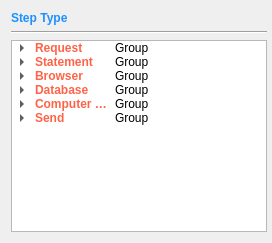
     <widget class="QWidget" name="layoutWidget">
      <layout class="QVBoxLayout" name="verticalLayout">
       <property name="rightMargin">
        <number>5</number>
       </property>
       <item>
        <widget class="QLabel" name="label_15">
         <property name="text">
          <string>&lt;h4&gt;&lt;font color='DodgerBlue'&gt; Step Type &lt;/font&gt;&lt;/h4&gt;</string>
         </property>
        </widget>
       </item>
       <item>
        <widget class="Line" name="line">
         <property name="orientation">
          <enum>Qt::Horizontal</enum>
         </property>
        </widget>
       </item>
       <item>
        <widget class="QTreeWidget" name="tw_stepType">
         <attribute name="headerVisible">
          <bool>false</bool>
         </attribute>
         <column>
          <property name="text">
           <string>display</string>
          </property>
         </column>
         <column>
          <property name="text">
           <string>value</string>
          </property>
         </column>
         <item>
          <property name="text">
           <string>Request</string>
          </property>
          <property name="font">
           <font>
            <weight>75</weight>
            <bold>true</bold>
           </font>
          </property>
          <property name="background">
           <brush brushstyle="NoBrush">
            <color alpha="255">
             <red>0</red>
             <green>0</green>
             <blue>0</blue>
            </color>
           </brush>
          </property>
          <property name="foreground">
           <brush brushstyle="SolidPattern">
            <color alpha="255">
             <red>255</red>
             <green>99</green>
             <blue>71</blue>
            </color>
           </brush>
          </property>
          <property name="icon">
           <iconset resource="icon/res.qrc">
            <normaloff>:/step/xhr.png</normaloff>:/step/xhr.png</iconset>
          </property>
          <property name="text">
           <string>Group</string>
          </property>
          <item>
           <property name="text">
            <string>XHR</string>
           </property>
           <property name="text">
            <string>XHR</string>
           </property>
          </item>
         </item>
         <item>
          <property name="text">
           <string>Statement</string>
          </property>
          <property name="font">
           <font>
            <weight>75</weight>
            <bold>true</bold>
           </font>
          </property>
          <property name="foreground">
           <brush brushstyle="SolidPattern">
            <color alpha="255">
             <red>255</red>
             <green>99</green>
             <blue>71</blue>
            </color>
           </brush>
          </property>
          <property name="icon">
           <iconset resource="icon/res.qrc">
            <normaloff>:/step/sleep.png</normaloff>:/step/sleep.png</iconset>
          </property>
          <property name="text">
           <string>Group</string>
          </property>
          <item>
           <property name="text">
            <string>IF</string>
           </property>
           <property name="text">
            <string>IF</string>
           </property>
          </item>
          <item>
           <property name="text">
            <string>Loop</string>
           </property>
           <property name="foreground">
            <brush brushstyle="NoBrush">
             <color alpha="255">
              <red>190</red>
              <green>190</green>
              <blue>190</blue>
             </color>
            </brush>
           </property>
           <property name="text">
            <string>Loop</string>
           </property>
          </item>
          <item>
           <property name="text">
            <string>Sleep</string>
           </property>
           <property name="text">
            <string>Sleep</string>
           </property>
          </item>
         </item>
         <item>
          <property name="text">
           <string>Browser</string>
          </property>
          <property name="font">
           <font>
            <weight>75</weight>
            <bold>true</bold>
           </font>
          </property>
          <property name="foreground">
           <brush brushstyle="SolidPattern">
            <color alpha="255">
             <red>255</red>
             <green>99</green>
             <blue>71</blue>
            </color>
           </brush>
          </property>
          <property name="icon">
           <iconset resource="icon/res.qrc">
            <normaloff>:/step/browser.png</normaloff>:/step/browser.png</iconset>
          </property>
          <property name="text">
           <string>Group</string>
          </property>
          <property name="foreground">
           <brush brushstyle="NoBrush">
            <color alpha="255">
             <red>0</red>
             <green>0</green>
             <blue>0</blue>
            </color>
           </brush>
          </property>
          <item>
           <property name="text">
            <string>Open Browser</string>
           </property>
           <property name="text">
            <string>Open Browser</string>
           </property>
          </item>
          <item>
           <property name="text">
            <string>Refresh Browser</string>
           </property>
           <property name="text">
            <string>Refresh Browser</string>
           </property>
          </item>
          <item>
           <property name="text">
            <string>Attacth Browser</string>
           </property>
           <property name="foreground">
            <brush brushstyle="NoBrush">
             <color alpha="255">
              <red>190</red>
              <green>190</green>
              <blue>190</blue>
             </color>
            </brush>
           </property>
           <property name="text">
            <string>Attacth Browser</string>
           </property>
          </item>
          <item>
           <property name="text">
            <string>Cloase Tab</string>
           </property>
           <property name="foreground">
            <brush brushstyle="NoBrush">
             <color alpha="255">
              <red>190</red>
              <green>190</green>
              <blue>190</blue>
             </color>
            </brush>
           </property>
           <property name="text">
            <string>Cloase Tab</string>
           </property>
          </item>
          <item>
           <property name="text">
            <string>Browser Command</string>
           </property>
           <property name="font">
            <font>
             <weight>75</weight>
             <bold>true</bold>
            </font>
           </property>
           <property name="foreground">
            <brush brushstyle="SolidPattern">
             <color alpha="255">
              <red>255</red>
              <green>99</green>
              <blue>71</blue>
             </color>
            </brush>
           </property>
           <property name="icon">
            <iconset resource="icon/res.qrc">
             <normaloff>:/step/component.png</normaloff>:/step/component.png</iconset>
           </property>
           <property name="text">
            <string>Group</string>
           </property>
           <item>
            <property name="text">
             <string>Click</string>
            </property>
            <property name="text">
             <string>Click</string>
            </property>
           </item>
           <item>
            <property name="text">
             <string>Double Click</string>
            </property>
            <property name="text">
             <string>Double Click</string>
            </property>
           </item>
           <item>
            <property name="text">
             <string>Type</string>
            </property>
            <property name="text">
             <string>Type</string>
            </property>
           </item>
           <item>
            <property name="text">
             <string>Alert</string>
            </property>
            <property name="text">
             <string>Alert</string>
            </property>
           </item>
           <item>
            <property name="text">
             <string>Execute Script</string>
            </property>
            <property name="text">
             <string>Execute Script</string>
            </property>
           </item>
           <item>
            <property name="text">
             <string>Switch to Frame</string>
            </property>
            <property name="text">
             <string>Switch to Frame</string>
            </property>
           </item>
           <item>
            <property name="text">
             <string>Switch to Default</string>
            </property>
            <property name="text">
             <string>Switch to Default</string>
            </property>
           </item>
           <item>
            <property name="text">
             <string>Type Secure Text</string>
            </property>
            <property name="foreground">
             <brush brushstyle="NoBrush">
              <color alpha="255">
               <red>190</red>
               <green>190</green>
               <blue>190</blue>
              </color>
             </brush>
            </property>
            <property name="text">
             <string/>
            </property>
           </item>
           <item>
            <property name="text">
             <string>Get DataList</string>
            </property>
            <property name="foreground">
             <brush brushstyle="NoBrush">
              <color alpha="255">
               <red>190</red>
               <green>190</green>
               <blue>190</blue>
              </color>
             </brush>
            </property>
            <property name="text">
             <string/>
            </property>
           </item>
          </item>
          <item>
           <property name="text">
            <string>Browser Command (Swing)</string>
           </property>
           <property name="font">
            <font>
             <weight>75</weight>
             <bold>true</bold>
            </font>
           </property>
           <property name="foreground">
            <brush brushstyle="SolidPattern">
             <color alpha="255">
              <red>255</red>
              <green>99</green>
              <blue>71</blue>
             </color>
            </brush>
           </property>
           <property name="icon">
            <iconset resource="icon/res.qrc">
             <normaloff>:/step/component.png</normaloff>:/step/component.png</iconset>
           </property>
           <property name="text">
            <string>Group</string>
           </property>
           <item>
            <property name="text">
             <string>Grid Click (Swing)</string>
            </property>
            <property name="text">
             <string>Grid Click</string>
            </property>
           </item>
           <item>
            <property name="text">
             <string>Grid Double Click (Swing)</string>
            </property>
            <property name="text">
             <string>Grid Double Click</string>
            </property>
           </item>
           <item>
            <property name="text">
             <string>Grid Type (Swing)</string>
            </property>
            <property name="text">
             <string>Grid Type</string>
            </property>
           </item>
           <item>
            <property name="text">
             <string>Combo Click (Swing)</string>
            </property>
            <property name="text">
             <string>Combo Click</string>
            </property>
           </item>
          </item>
         </item>
         <item>
          <property name="text">
           <string>Database</string>
          </property>
          <property name="font">
           <font>
            <weight>75</weight>
            <bold>true</bold>
           </font>
          </property>
          <property name="foreground">
           <brush brushstyle="SolidPattern">
            <color alpha="255">
             <red>255</red>
             <green>99</green>
             <blue>71</blue>
            </color>
           </brush>
          </property>
          <property name="icon">
           <iconset resource="icon/res.qrc">
            <normaloff>:/step/validation.png</normaloff>:/step/validation.png</iconset>
          </property>
          <property name="text">
           <string>Group</string>
          </property>
          <item>
           <property name="text">
            <string>Validation</string>
           </property>
           <property name="text">
            <string>Validation</string>
           </property>
          </item>
         </item>
         <item>
          <property name="text">
           <string>Computer Vision</string>
          </property>
          <property name="font">
           <font>
            <weight>75</weight>
            <bold>true</bold>
           </font>
          </property>
          <property name="foreground">
           <brush brushstyle="SolidPattern">
            <color alpha="255">
             <red>255</red>
             <green>99</green>
             <blue>71</blue>
            </color>
           </brush>
          </property>
          <property name="icon">
           <iconset resource="icon/res.qrc">
            <normaloff>:/step/computer_vision.png</normaloff>:/step/computer_vision.png</iconset>
          </property>
          <property name="text">
           <string>Group</string>
          </property>
          <item>
           <property name="text">
            <string>CV Check</string>
           </property>
           <property name="foreground">
            <brush brushstyle="NoBrush">
             <color alpha="255">
              <red>190</red>
              <green>190</green>
              <blue>190</blue>
             </color>
            </brush>
           </property>
           <property name="text">
            <string/>
           </property>
          </item>
          <item>
           <property name="text">
            <string>CV Click</string>
           </property>
           <property name="foreground">
            <brush brushstyle="NoBrush">
             <color alpha="255">
              <red>190</red>
              <green>190</green>
              <blue>190</blue>
             </color>
            </brush>
           </property>
           <property name="text">
            <string/>
           </property>
          </item>
          <item>
           <property name="text">
            <string>CV Type</string>
           </property>
           <property name="foreground">
            <brush brushstyle="NoBrush">
             <color alpha="255">
              <red>190</red>
              <green>190</green>
              <blue>190</blue>
             </color>
            </brush>
           </property>
           <property name="text">
            <string/>
           </property>
          </item>
         </item>
         <item>
          <property name="text">
           <string>Send</string>
          </property>
          <property name="font">
           <font>
            <weight>75</weight>
            <bold>true</bold>
           </font>
          </property>
          <property name="foreground">
           <brush brushstyle="SolidPattern">
            <color alpha="255">
             <red>255</red>
             <green>99</green>
             <blue>71</blue>
            </color>
           </brush>
          </property>
          <property name="icon">
           <iconset resource="icon/res.qrc">
            <normaloff>:/step/send.png</normaloff>:/step/send.png</iconset>
          </property>
          <property name="text">
           <string>Group</string>
          </property>
          <item>
           <property name="text">
            <string>SMS</string>
           </property>
           <property name="text">
            <string>SMS</string>
           </property>
          </item>
          <item>
           <property name="text">
            <string>NateOn Msg</string>
           </property>
           <property name="foreground">
            <brush brushstyle="NoBrush">
             <color alpha="255">
              <red>190</red>
              <green>190</green>
              <blue>190</blue>
             </color>
            </brush>
           </property>
           <property name="text">
            <string/>
           </property>
           <property name="foreground">
            <brush brushstyle="NoBrush">
             <color alpha="255">
              <red>0</red>
              <green>0</green>
              <blue>0</blue>
             </color>
            </brush>
           </property>
          </item>
         </item>
        </widget>
       </item>
      </layout>
     </widget>
